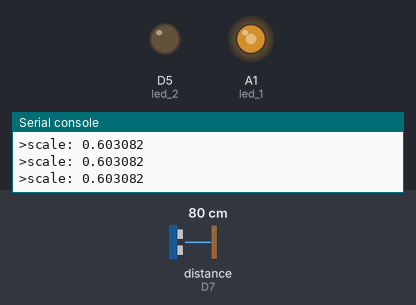
Bench run of a program on a simulated CircuitPython board. Parts: output pins drawn as LEDs (lit = HIGH), the last lines printed to the serial console. The test bench sets the inputs (shaded band); at power-on: distance to the obstacle (sensor on D7) 80 cm. The echo pulse lasts 58.3 µs per cm.

Above: at 1.2 s.
1.3 s: distance to the obstacle (sensor on D7) set to 2 cm
At 2.2 s:
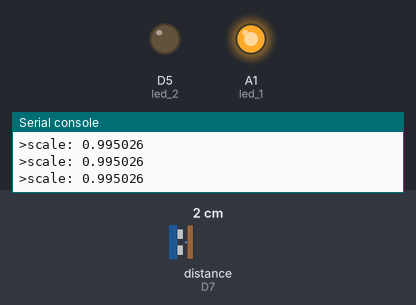
2.8 s: distance to the obstacle (sensor on D7) set to 120 cm
At 4.0 s:
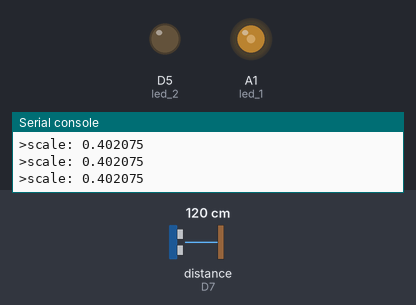
4.3 s: distance to the obstacle (sensor on D7) set to 250 cm
At 4.7 s:
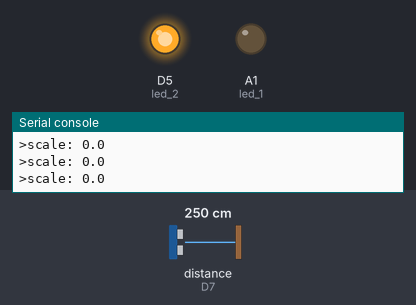
Timing chart, 0 to 7.3 s (numbered marks = the images above; inputs shaded):
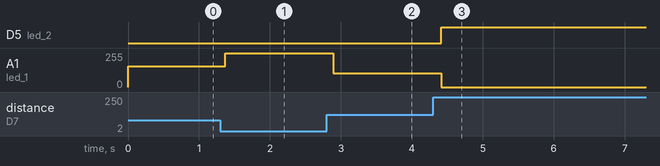

Measured:
- after the input at 1.3 s, A1 (led_1): 154/255 → 254/255 after 0.07 s
- after the input at 2.8 s, A1 (led_1): 254/255 → 103/255 after 0.10 s
- after the input at 4.3 s, D5 (led_2): LOW → HIGH after 0.11 s; A1 (led_1): 103/255 → 0/255 after 0.11 s

The program:

distance_detection.py
```python
import time
import board
import pwmio
import adafruit_hcsr04
sonar = adafruit_hcsr04.HCSR04(trigger_pin=board.D9, echo_pin=board.D7)

led_1 = pwmio.PWMOut(board.A1)
led_2 = pwmio.PWMOut(board.D5)
detect_range = 200
dist = 0

while True:
    try:
        dist = sonar.distance
        if dist < detect_range:
            led_2.duty_cycle = 0
            # print((sonar.distance,))
            scale = int( (200 - dist) * 65535 / 199)
            scale_lable = " ".join(["scale:", str(scale/65535)])

            # print(scale_lable)
            led_1.duty_cycle = scale
        else:
            led_1.duty_cycle = 0
            led_2.duty_cycle = 65535
    except RuntimeError:
        print("Retrying!")
        led_1.duty_cycle = 0
        led_2.duty_cycle = 65535
    print(">scale:", led_1.duty_cycle/65535)
    time.sleep(0.1)
```
